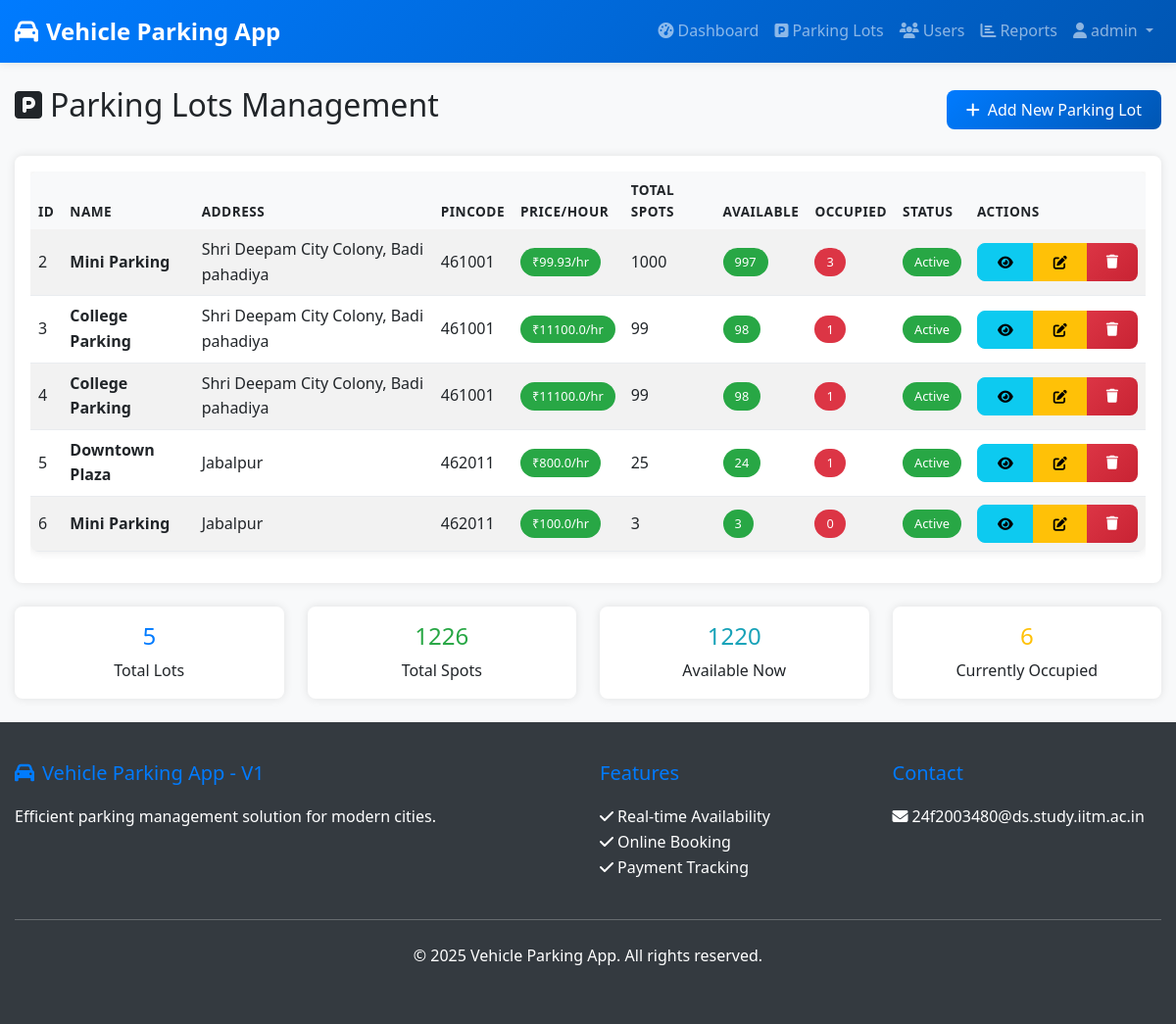
The page /admin/parking-lots (signed in) on the database as committed earlier.
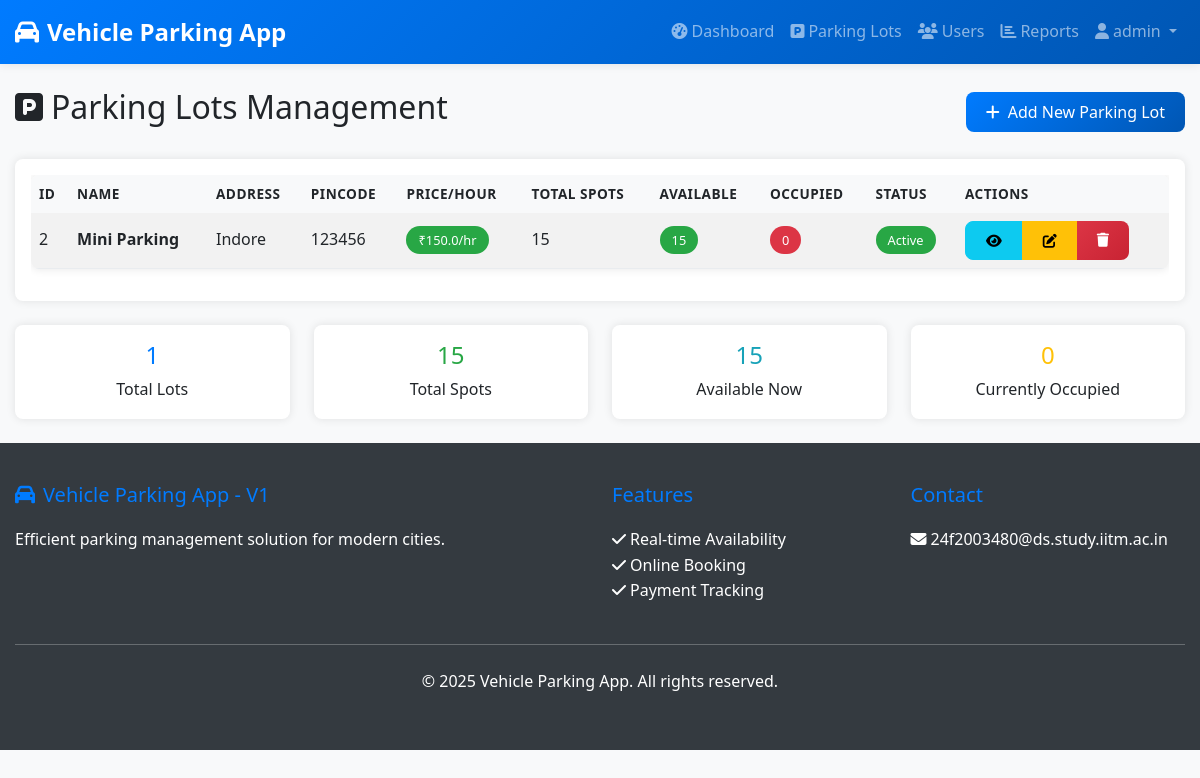
The same page on the database as committed later.
### models/parking_lot.py (models this page shows, shortened)
class ParkingLotModel(db.Model):
    __tablename__ = 'parking_lots'
    id = db.Column(db.Integer, primary_key=True)
    name = db.Column(db.String(100), nullable=False)
    address = db.Column(db.Text, nullable=False)
    pincode = db.Column(db.String(10), nullable=False)
    price_per_hour = db.Column(db.Float, nullable=False)
    max_spots = db.Column(db.Integer, nullable=False)
    created_at = db.Column(db.DateTime, default=datetime.utcnow)
    is_active = db.Column(db.Boolean, default=True)
    spots = db.relationship('ParkingSpotModel', backref='parking_lot', lazy=True, cascade='all, delete-orphan')
    def get_available_spots_count(self):
        return len([spot for spot in self.spots if spot.is_available])
    def get_occupied_spots_count(self):
        return len([spot for spot in self.spots if not spot.is_available])

### models/parking_spot.py (models this page shows, shortened)
class ParkingSpotModel(db.Model):
    __tablename__ = 'parking_spots'
    id = db.Column(db.Integer, primary_key=True)
    spot_number = db.Column(db.String(10), nullable=False)
    parking_lot_id = db.Column(db.Integer, db.ForeignKey('parking_lots.id'), nullable=False)
    is_available = db.Column(db.Boolean, default=True)
    created_at = db.Column(db.DateTime, default=datetime.utcnow)
    reservations = db.relationship('ReservationModel', backref='parking_spot', lazy=True)

### routes/admin_routes.py (the view)
    def decorated_function(*args, **kwargs):
        if not session.get('is_admin'):
            flash('Admin access required', 'error')
            return redirect(url_for('auth.login'))
        return f(*args, **kwargs)

### routes/admin_routes.py (called while the page is built)
def admin_required(f):
    def decorated_function(*args, **kwargs):
        if not session.get('is_admin'):
            flash('Admin access required', 'error')
            return redirect(url_for('auth.login'))
        return f(*args, **kwargs)
    decorated_function.__name__ = f.__name__
    return decorated_function

@admin_bp.route('/parking-lots')
@admin_required
def parking_lots():
    lots = ParkingLotModel.query.all()
    available = sum(lot.get_available_spots_count() for lot in lots)
    occupied = sum(lot.get_occupied_spots_count() for lot in lots)
    return render_template('admin/parking_lots.html', lots=lots, available=available, occupied=occupied)

### templates/admin/parking_lots.html (shortened to what the changed rows need)
{% extends "base.html" %}
{% block content %}
<div class="container py-4">
    <div class="d-flex justify-content-between align-items-center mb-4">
        <h2><i class="fas fa-parking me-2"></i>Parking Lots Management</h2>
    </div>
    <div class="card">
        <div class="card-body">
            {% if lots %}
                <div class="table-responsive">
                    <table class="table table-striped">
                        <thead>
                            <tr>
                                <th>ID</th>
                                <th>Name</th>
                                <th>Address</th>
                                <th>Pincode</th>
                                <th>Price/Hour</th>
                                <th>Total Spots</th>
                                <th>Available</th>
                                <th>Occupied</th>
                                <th>Status</th>
                                <th>Actions</th>
                            </tr>
                        </thead>
                        <tbody>
                            {% for lot in lots %}
                            <tr>
                                <td>{{ lot.id }}</td>
                                <td><strong>{{ lot.name }}</strong></td>
                                <td>{{ lot.address[:50] }}{% if lot.address|length > 50 %}...{% endif %}</td>
                                <td>{{ lot.pincode }}</td>
                                <td><span class="badge bg-success">₹{{ lot.price_per_hour }}/hr</span></td>
                                <td>{{ lot.max_spots }}</td>
                                <td><span class="badge bg-success">{{ lot.get_available_spots_count() }}</span></td>
                                <td><span class="badge bg-danger">{{ lot.get_occupied_spots_count() }}</span></td>
                                <td>
                                    {% if lot.is_active %}
                                        <span class="badge bg-success">Active</span>
                                    {% else %}
                                        <span class="badge bg-secondary">Inactive</span>
                                    {% endif %}
                                </td>
                                <td>
                                    <div class="btn-group" role="group">
                                        <a href="{{ url_for('admin.view_spots', lot_id=lot.id) }}"
                                           class="btn btn-sm btn-info" title="View Spots">
                                            <i class="fas fa-eye"></i>
                                        </a>
                                        <a href="{{ url_for('admin.edit_parking_lot', lot_id=lot.id) }}"
                                           class="btn btn-sm btn-warning" title="Edit">
                                            <i class="fas fa-edit"></i>
                                        </a>
                                        <a href="{{ url_for('admin.delete_parking_lot', lot_id=lot.id) }}"
                                           class="btn btn-sm btn-danger" title="Delete">
                                            <i class="fas fa-trash"></i>
                                        </a>
                                    </div>
                                </td>
                            </tr>
                            {% endfor %}
                        </tbody>
                    </table>
                </div>
            {% endif %}
        </div>
    </div>
    {% if lots %}
    <div class="row mt-4">
        <div class="col-md-3">
            <div class="card text-center">
                <div class="card-body">
                    <h4 class="text-primary">{{ lots|length }}</h4>
                    <p class="mb-0">Total Lots</p>
                </div>
            </div>
        </div>
        <div class="col-md-3">
            <div class="card text-center">
                <div class="card-body">
                    <h4 class="text-success">{{ lots|sum(attribute='max_spots') }}</h4>
                    <p class="mb-0">Total Spots</p>
                </div>
            </div>
        </div>
        <div class="col-md-3">
            <div class="card text-center">
                <div class="card-body">
                    <h4 class="text-info">{{ available }}</h4>
                    <p class="mb-0">Available Now</p>
                </div>
            </div>
        </div>
        <div class="col-md-3">
            <div class="card text-center">
                <div class="card-body">
                    <h4 class="text-warning">{{ occupied }}</h4>
                    <p class="mb-0">Currently Occupied</p>
                </div>
            </div>
        </div>
    </div>
    {% endif %}
</div>
{% endblock %}

Rows that differ between the two databases and show on the page:
removed ParkingLotModel: id "3", name "College Parking", address "Shri Deepam City Colony, Badi pahadiya", pincode "461001", price_per_hour "11100.0", max_spots "99", get_available_spots_count "98", get_occupied_spots_count "1", is_active "Active"
removed ParkingLotModel: id "4", name "College Parking", address "Shri Deepam City Colony, Badi pahadiya", pincode "461001", price_per_hour "11100.0", max_spots "99", get_available_spots_count "98", get_occupied_spots_count "1", is_active "Active"
removed ParkingLotModel: id "5", name "Downtown Plaza", address "Jabalpur", pincode "462011", price_per_hour "800.0", max_spots "25", get_available_spots_count "24", get_occupied_spots_count "1", is_active "Active"
removed ParkingLotModel: id "6", name "Mini Parking", address "Jabalpur", pincode "462011", price_per_hour "100.0", max_spots "3", get_available_spots_count "3", get_occupied_spots_count "0", is_active "Active"
changed ParkingLotModel "Mini Parking": address "Shri Deepam City Colony, Badi pahadiya" → "Indore"; pincode "461001" → "123456"; price_per_hour "99.93" → "150.0"; max_spots "1000" → "15"; get_available_spots_count "997" → "15"; get_occupied_spots_count "3" → "0"
Other text that changed with them:
{{ lots|length }}: "5" → "1"
{{ lots|sum(attribute='max_spots') }}: "1226" → "15"
{{ available }}: "1220" → "15"
{{ occupied }}: "6" → "0"
